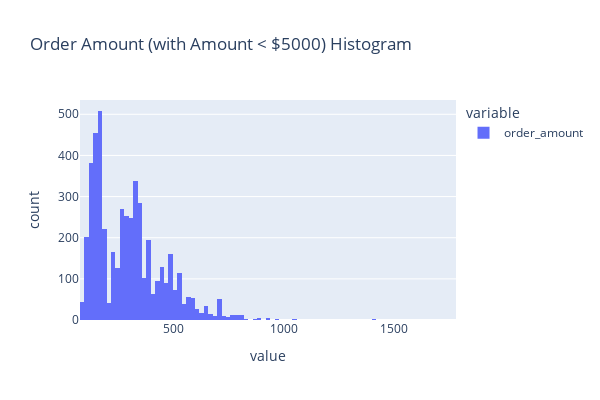

The notebook cell this image was saved under:
### Markdown cell above
We can see that the almost all order value is less than or equal $5000, let's graph the data with this bound.

### Code cell
px.histogram(data.order_amount[data.order_amount<=5000],title="Order Amount (with Amount < $5000) Histogram")

### Figure 1 — Plotly figure (JSON) as saved in the notebook; plotly's stock layout.template omitted (floating-point values rounded to 4 significant figures; data arrays with more than 128 entries replaced by an {"elided": "..."} marker saying what was removed)
{"data": [{"alignmentgroup": "True", "bingroup": "x", "hovertemplate": "variable=order_amount<br>value=%{x}<br>count=%{y}<extra></extra>", "legendgroup": "order_amount", "marker": {"color": "#636efa", "pattern": {"shape": ""}}, "name": "order_amount", "offsetgroup": "order_amount", "orientation": "v", "showlegend": true, "type": "histogram", "x": {"elided": "4937 int values"}, "xaxis": "x", "yaxis": "y"}], "layout": {"barmode": "relative", "height": 400, "legend": {"title": {"text": "variable"}, "tracegroupgap": 0}, "title": {"text": "Order Amount (with Amount < $5000) Histogram"}, "width": 600, "xaxis": {"anchor": "y", "domain": [0, 1], "title": {"text": "value"}}, "yaxis": {"anchor": "x", "domain": [0, 1], "title": {"text": "count"}}}}
